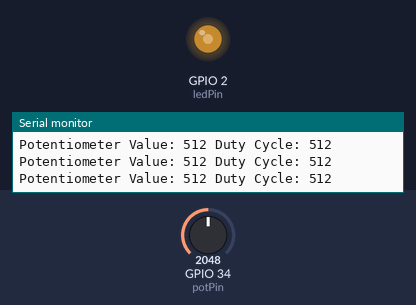
The sketch below on a simulated ESP32. On the bench: output pins drawn as LEDs (lit = HIGH), the last lines printed to the serial monitor. Inputs (shaded band) come from the test bench; at power-on: GPIO 34 (potPin) = 2048 (analog values on the 0–4095 scale).

Above: at 1.2 s.
1.3 s: GPIO 34 (potPin) set to 2866
At 2.2 s:
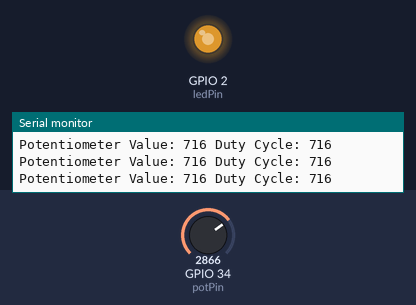
2.8 s: GPIO 34 (potPin) set to 3603
At 3.2 s:
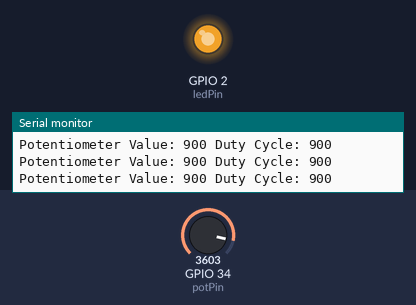
4.3 s: GPIO 34 (potPin) set to 491
At 5.4 s:
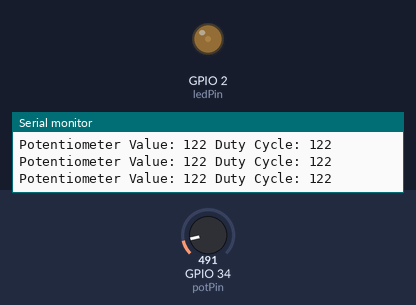
5.8 s: GPIO 34 (potPin) set to 0
At 6.8 s:
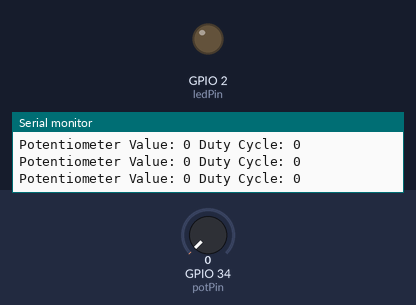
Timing chart, 0 to 8.3 s (numbered marks = the images above; inputs shaded):
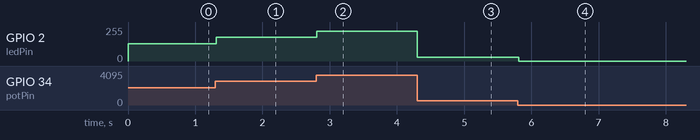

Measured:
- after the input at 1.3 s, GPIO 2 (ledPin): 128/255 → 178/255 at once
- after the input at 2.8 s, GPIO 2 (ledPin): 178/255 → 224/255 at once
- after the input at 4.3 s, GPIO 2 (ledPin): 224/255 → 30/255 at once
- after the input at 5.8 s, GPIO 2 (ledPin): 30/255 → 0/255 at once

The sketch:

E4-POT-PWM.ino
```cpp
#include <Arduino.h>

// Define the analog pin for the potentiometer
const int potPin = 34;

// Use 10 bit precision for LEDC timer and ADC
const int resolution = 10;

// Fade LED PIN (replace with LED_BUILTIN constant for built-in LED)
const int ledPin = LED_BUILTIN;

// use 1KHz as a LEDC base frequency
const int freq = 1000;

void setup() {
  // Initialize serial communication
  Serial.begin(115200);

  // Set attenuation for full range (0-3.3V)
  analogSetAttenuation(ADC_11db);

  // Set ADC resolution to 10 bits (0-1023)
  analogReadResolution(resolution);

  // Configure the LED (PWM) on GPIO2 and PWM frequency to 1kHz
  ledcAttach(ledPin, freq, resolution);
}

void loop() {
  // read the analog in value:
  int potValue = analogRead(potPin);

  // Map potentiometer value (0-1023) to duty cycle (0-1023)
  int dutyCycle = potValue;

  // Set PWM duty cycle
  ledcWrite(ledPin, dutyCycle);

  // Print values on serial monitor
  Serial.print("Potentiometer Value: ");
  Serial.print(potValue);
  Serial.print(" ");
  Serial.print("Duty Cycle: ");
  Serial.println(dutyCycle);

  // Small delay to stabilize readings
  delay(10);
}
```
